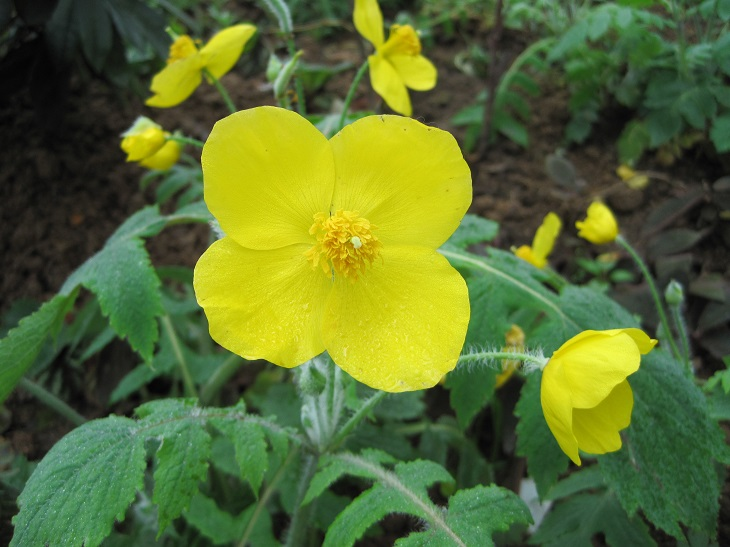
#> input picture dataset/image0.JPG, 730 x 547 px, found by its file name
$ python '图像的梯度.py'
#> lines starting #> are read from the running program, lines starting #| are printed output that depends on the picture
#> further down, src is the input picture: shape (547, 730, 3); mean B, G, R 48.7, 109.6, 90.1
"""
相关函数:
cv2.Scharr
cv2.Sobel
cv2.convertScaleAbs
cv2.addWeighted
cv2.Laplacian
cv2.filter2D

Scharr 算子:
是 Sobel 算子的增强版本.

Sobel 算子:
水平梯度: Gx = [[-1, 0, +1], [-2, 0, +2], [-1, 0, +1]]
垂直梯度: Gy = [[-1, -2, -1], [0, 0, 0], [+1, +2, +1]]
最终图像梯度: G = √Gx2 + Gy2, G = |Gx| + |Gy|

laplian 算子:
[[0, 1, 0], [1, -4, 1], [0, 1, 0]]
[[1, 1, 1], [1, -8, 1], [1, 1, 1]]
"""
import cv2 as cv
import numpy as np


def sobel_demo(image):
    """
    求像素变化的一阶导数, 则图像边界处的值会为现最大值.
    :param image:
    :return:
    """
    # 求图像在水平和垂直方向的梯度. 在像素值变化最快(即边缘处)会出现梯度较大值.
    grad_x = cv.Scharr(image, cv.CV_32F, 1, 0)
    grad_y = cv.Scharr(image, cv.CV_32F, 0, 1)
    # grad_x = cv.Sobel(image, cv.CV_32F, 1, 0)
    # grad_y = cv.Sobel(image, cv.CV_32F, 0, 1)
    # 将梯度值缩放到 0-255 之间.
    gradx = cv.convertScaleAbs(grad_x)
    grady = cv.convertScaleAbs(grad_y)
    # 对梯度值进行加权求和.
    gradxy = cv.addWeighted(gradx, 0.5, grady, 0.5, 0)
    # cv.imshow("gradient-x", gradx)
    # cv.imshow("gradient-y", grady)
    cv.imshow("gradient-xy", gradxy)
    return


def lapalian_demo(image):
    """
    求像素变化的二阶导数, 则图像边界处的值为 0, 边界附近出现最大和最小值.
    :param image:
    :return:
    """
    dst = cv.Laplacian(image, cv.CV_32F)
    lpls = cv.convertScaleAbs(dst)
    cv.imshow("Laplian_demo", lpls)
    return


def custom_lapalian_demo(image):
    """
    利用算子, 自定义实现 cv2.Laplacian 方法
    :param image:
    :return:
    """
    # kernel = np.array([[1, 1, 1], [1, -8, 1], [1, 1, 1]])
    kernel = np.array([[0, 1, 0], [1, -4, 1], [0, 1, 0]])
    dst = cv.filter2D(image, cv.CV_32F, kernel=kernel)
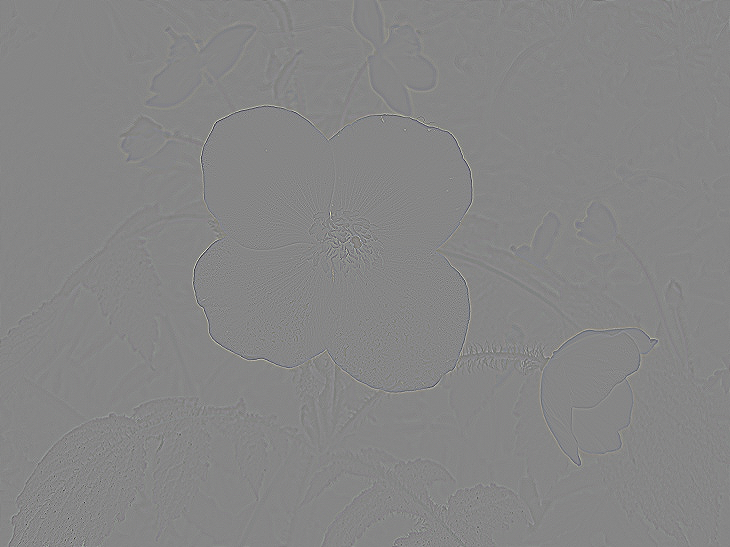
#> dst: shape (547, 730, 3) float32; mean B, G, R 0, 0, 0; drawn with min black and max white
    lpls = cv.convertScaleAbs(dst)
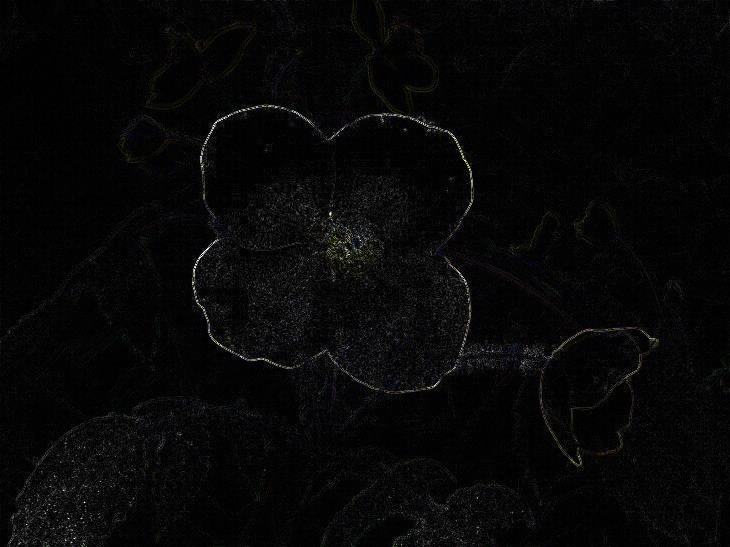
#> lpls: shape (547, 730, 3); mean B, G, R 7.2, 7, 7
    cv.imshow("custom_lapalian_demo", lpls)
    return


if __name__ == '__main__':
    src = cv.imread("C:/Users/tianx/PycharmProjects/opencv/dataset/image0.JPG")
    cv.namedWindow("input image", cv.WINDOW_AUTOSIZE)
    cv.imshow("input image", src)

    custom_lapalian_demo(src)

    cv.waitKey(0)
    cv.destroyAllWindows()
